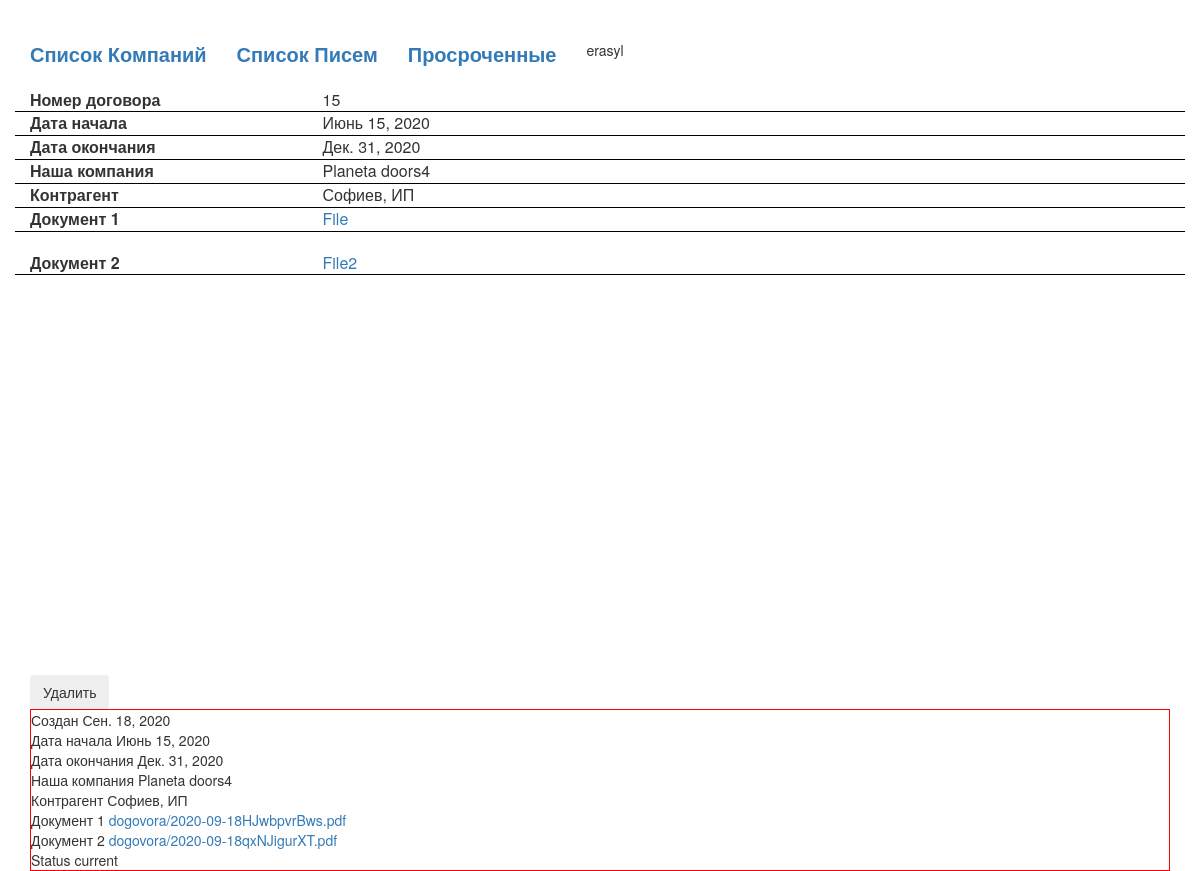
The page /dogovor_detail/4/24/6 (signed in) on the database its author committed.
### blog/models.py (models this page shows, shortened)
class Dogovor(models.Model):
    created_at = models.DateField(auto_now_add=True, null=True,)
    init = models.ForeignKey(Worker, on_delete=models.CASCADE, verbose_name='Инициатор', default='')
    own_company = models.ForeignKey(OwnCompany, on_delete=models.CASCADE, null=True, verbose_name='Сторона 1')
    signer_one = models.CharField('Подписант 1', max_length=1, choices=signer_choice, default='1')
    side_two = models.ForeignKey(Entity, on_delete=models.CASCADE, null=True, verbose_name='Сторона 2', related_name='Side 2+')
    signer_two = models.CharField('Подписант 2', max_length=1, choices=signer_choice, default='1')
    side_three = models.ForeignKey(Entity, on_delete=models.CASCADE, null=True, blank=True, verbose_name='Сторона 3', related_name='Side 3+')
    signer_three = models.CharField('Подписант 3', max_length=1, choices=signer_choice, blank=True, default='1')
    number = models.CharField('Номер Договора', max_length=100, blank=True, default='')
    originity = models.CharField('Имеется Оригинал', max_length=1, choices=resident_choice, default='1')
    renew = models.CharField('Авто Продление', max_length=1, choices=resident_choice, default='1')
    date_start = models.DateField('Дата Договора', null=True)
    date_end = models.DateField('Окончание Договора', null=True)
    upload_file = models.FileField(null=True, blank=True, upload_to=file_path)
    subs = models.ForeignKey(Sub, on_delete=models.CASCADE, null=True, blank= True, verbose_name='Допника')
    status = models.CharField('Статус', max_length=20, default='current', editable=False)
    upload_file2 = models.FileField(null=True, blank=True, upload_to=file_path)
    upload_file3 = models.FileField(null=True, blank=True, upload_to=file_path)
    upload_file4 = models.FileField(null=True, blank=True, upload_to=file_path)
    upload_file5 = models.FileField(null=True, blank=True, upload_to=file_path)

class OwnCompany(models.Model):
    name = models.CharField('Название Юр.  Лица', max_length=200)
    ebin = models.CharField('БИН РК', max_length=14, blank=True)
    adress = models.CharField('Адрес', max_length=200, blank=True)
    def __str__(self):
        return self.name + str(self.id)

class Entity(models.Model):
    name = models.CharField('Название Юр. Лица', max_length=200)
    side_one = models.CharField('Резидент РК', max_length=1, choices=resident_choice, default='1')
    ebin = models.CharField('БИН РК', max_length=12, blank=True)
    etype = models.CharField('Тип организаций', max_length=1, choices=entity_type)
    adress = models.CharField('Адрес', max_length=200, blank=True)
    ebin2 = models.CharField('Иностранный Номер', max_length=200, blank=True)
    class Meta:
        ordering = ['name']
    def __str__(self):
        return self.name +', ' + self.get_etype_display()

### blog/views.py (the view)
# urls.py: path('dogovor_detail/<int:pk>/<int:pk_alt>/<int:pk_altos>', views.dogovor_detail, name='dogovor_detail'),
def dogovor_detail(request, pk, pk_alt, pk_altos):
    dogovor = Dogovor.objects.get(id=pk_altos)
    company = OwnCompany.objects.get(id=pk)
    side_two = Entity.objects.get(id = pk_alt)
    context = {
        'dogovor': dogovor,
        'company': company,
        'side_two': side_two,
    }
    return render(request, 'blog/dogovor_detail.html', context)

### blog/templates/blog/dogovor_detail.html (shortened to what this page needs)
{% extends 'blog/base.html' %}
{% block content %}
    <div class="dogovor_detail">
        {% if dogovor %}
            {% if dogovor.status == "current" %}
                <div class="row">
                    <div class="col-md-3">
                        Номер договора
                    </div>
                    <div class="col-md-7">
                        {{ dogovor.number }}
                    </div>
                </div>
                <div class="row">
                    <div class="col-md-3">
                        Дата начала  <br>
                    </div>
                    <div class="col-md-7">
                        {{ dogovor.date_start }}
                    </div>
                </div>
                <div class="row">
                    <div class="col-md-3">
                        Дата окончания<br>
                    </div>
                    <div class="col-md-7">
                        {{ dogovor.date_end }}
                    </div>
                </div>
                <div class="row">
                    <div class="col-md-3">
                        Наша компания
                    </div>
                    <div class="col-md-7">
                        {{ dogovor.own_company }}
                    </div>
                </div>
                <div class="row">
                    <div class="col-md-3">
                        Контрагент
                    </div>
                    <div class="col-md-7">
                        {{ dogovor.side_two }}
                    </div>
                </div>
                {% if dogovor.upload_file %}
                    <div class="row">
                        <div class="col-md-3">
                            Документ 1
                        </div>
                        <div class="col-md-7">
                            <a href="{{ dogovor.upload_file.url }}">File</a>
                        </div>
                    </div>
                    <br>
                {% endif %}
                {% if dogovor.upload_file2 %}
                    <div class="row">
                        <div class="col-md-3">
                            Документ 2
                        </div>
                        <div class="col-md-7">
                            <a href="{{ dogovor.upload_file2.url }}">File2</a>
                        </div>
                    </div>
                {% endif %}
                <button class="btn" id="delete">Удалить</button>
            {% elif dogovor.status == "trash" %}
                Удалено
            {% endif %}
        {% endif %}
        {% if user.is_superuser %}
            <div class="super_only">
                Создан {{ dogovor.created_at }} <br>
                Дата начала {{ dogovor.date_start }} <br>
                Дата окончания {{ dogovor.date_end }} <br>
                Наша компания {{ dogovor.own_company }} <br>
                Контрагент {{ dogovor.side_two }} <br>
                {% if dogovor.upload_file %}
                    Документ 1 <a href="{{ dogovor.upload_file.url }}">{{ dogovor.upload_file }}</a> <br>
                {% endif %}
                {% if dogovor.upload_file2 %}
                    Документ 2 <a href="{{ dogovor.upload_file2.url }}">{{ dogovor.upload_file2 }}</a> <br>
                {% endif %}
                Status  {{ dogovor.status }}
            </div>
        {% endif %}
    </div>
{% endblock %}

### blog/templates/blog/base.html (shortened to what this page needs)
{% load static %}
{% if user.is_authenticated %}
    <html>
        <head>
            <link rel="stylesheet" href="//maxcdn.bootstrapcdn.com/bootstrap/3.2.0/css/bootstrap.min.css">
            <link rel="stylesheet" href="//maxcdn.bootstrapcdn.com/bootstrap/3.2.0/css/bootstrap-theme.min.css">
            <link rel="stylesheet" href="/static/css/style.css">
        </head>
        <body>
            {% if user.get_username == 'Law' or user.is_superuser %}
                <div class="container header">
                    <a href="{% url 'company_list' %}"><div>Список Компаний</div></a>
                    <a href="{% url 'mail_list' %}"><div>Список Писем</div></a>
                    <a href="{% url 'expired_list' %}"><div>Просроченные</div></a>
                    {{ user.get_username }}
                </div>
            {% endif %}
            <div class="container">
                {% block content %}
                {% endblock %}
            </div>
        </body>
    </html>
{% else %}
    Please Login
    <a href="{% url 'user_login' %}"><div>Sign in</div></a>
{% endif %}

### blog/static/css/style.css (style rules this page uses)
.super_only { border: 1px solid red; }
.header { display: flex; margin-top: 40px; margin-bottom: 20px; }
.header div { margin-right: 30px; font-size: 20px; font-weight: bold; }
.dogovor_detail #delete { margin-top: 400px; }
.dogovor_detail .row { font-size: 16px; border-bottom: 1px solid black; }
.dogovor_detail .row .col-md-3 { font-weight: bold; }

### rows shown on the page
Dogovor: number "15", date_start "Июнь 15, 2020", date_end "Дек. 31, 2020", own_company "Planeta doors4", side_two "Софиев, ИП", created_at "Сен. 18, 2020", upload_file "dogovora/2020-09-18HJwbpvrBws.pdf", upload_file2 "dogovora/2020-09-18qxNJigurXT.pdf", status "current"

### other values the page prints
{{ user.get_username }} "erasyl"
